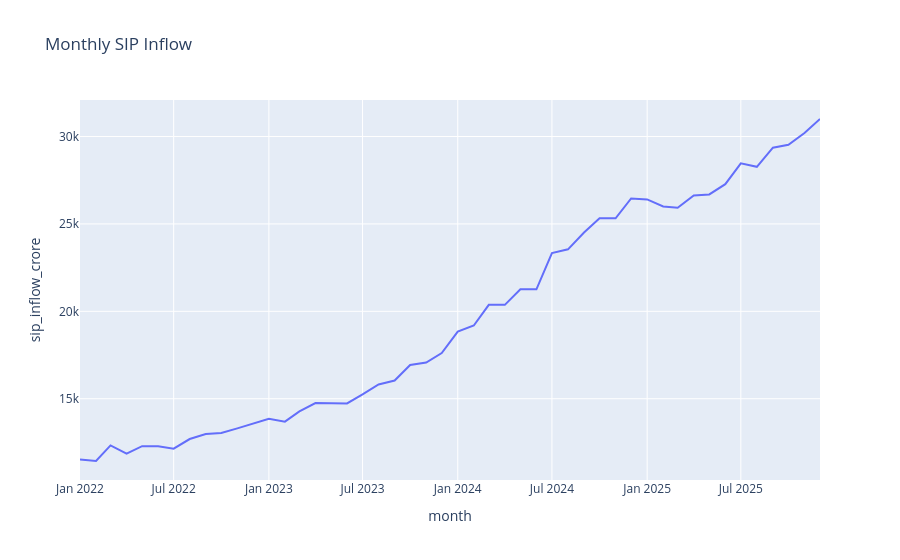

The notebook cell saved with this chart:
### Code cell
sip["month"] = pd.to_datetime(sip["month"])
fig = px.line(
    sip,
    x="month",
    y="sip_inflow_crore",
    title="Monthly SIP Inflow"
)

fig.show()

fig.write_image("../reports/sip_trend.png")

### Figure 1 — Plotly figure (JSON) as saved in the notebook; plotly's stock layout.template omitted (floating-point values rounded to 4 significant figures)
{"data": [{"hovertemplate": "month=%{x}<br>sip_inflow_crore=%{y}<extra></extra>", "legendgroup": "", "line": {"color": "#636efa", "dash": "solid"}, "marker": {"symbol": "circle"}, "mode": "lines", "name": "", "orientation": "v", "showlegend": false, "type": "scatter", "x": ["2022-01-01T00:00:00", "2022-02-01T00:00:00", "2022-03-01T00:00:00", "2022-04-01T00:00:00", "2022-05-01T00:00:00", "2022-06-01T00:00:00", "2022-07-01T00:00:00", "2022-08-01T00:00:00", "2022-09-01T00:00:00", "2022-10-01T00:00:00", "2022-11-01T00:00:00", "2022-12-01T00:00:00", "2023-01-01T00:00:00", "2023-02-01T00:00:00", "2023-03-01T00:00:00", "2023-04-01T00:00:00", "2023-05-01T00:00:00", "2023-06-01T00:00:00", "2023-07-01T00:00:00", "2023-08-01T00:00:00", "2023-09-01T00:00:00", "2023-10-01T00:00:00", "2023-11-01T00:00:00", "2023-12-01T00:00:00", "2024-01-01T00:00:00", "2024-02-01T00:00:00", "2024-03-01T00:00:00", "2024-04-01T00:00:00", "2024-05-01T00:00:00", "2024-06-01T00:00:00", "2024-07-01T00:00:00", "2024-08-01T00:00:00", "2024-09-01T00:00:00", "2024-10-01T00:00:00", "2024-11-01T00:00:00", "2024-12-01T00:00:00", "2025-01-01T00:00:00", "2025-02-01T00:00:00", "2025-03-01T00:00:00", "2025-04-01T00:00:00", "2025-05-01T00:00:00", "2025-06-01T00:00:00", "2025-07-01T00:00:00", "2025-08-01T00:00:00", "2025-09-01T00:00:00", "2025-10-01T00:00:00", "2025-11-01T00:00:00", "2025-12-01T00:00:00"], "xaxis": "x", "y": [11517, 11438, 12328, 11863, 12286, 12276, 12140, 12694, 12976, 13040, 13306, 13573, 13856, 13687, 14276, 14749, 14749, 14734, 15245, 15814, 16042, 16928, 17073, 17610, 18838, 19187, 20371, 20371, 21262, 21262, 23332, 23547, 24509, 25323, 25320, 26459, 26400, 25999, 25926, 26632, 26688, 27274, 28464, 28265, 29361, 29529, 30200, 31002], "yaxis": "y"}], "layout": {"legend": {"tracegroupgap": 0}, "title": {"text": "Monthly SIP Inflow"}, "xaxis": {"anchor": "y", "domain": [0, 1], "title": {"text": "month"}}, "yaxis": {"anchor": "x", "domain": [0, 1], "title": {"text": "sip_inflow_crore"}}}}
